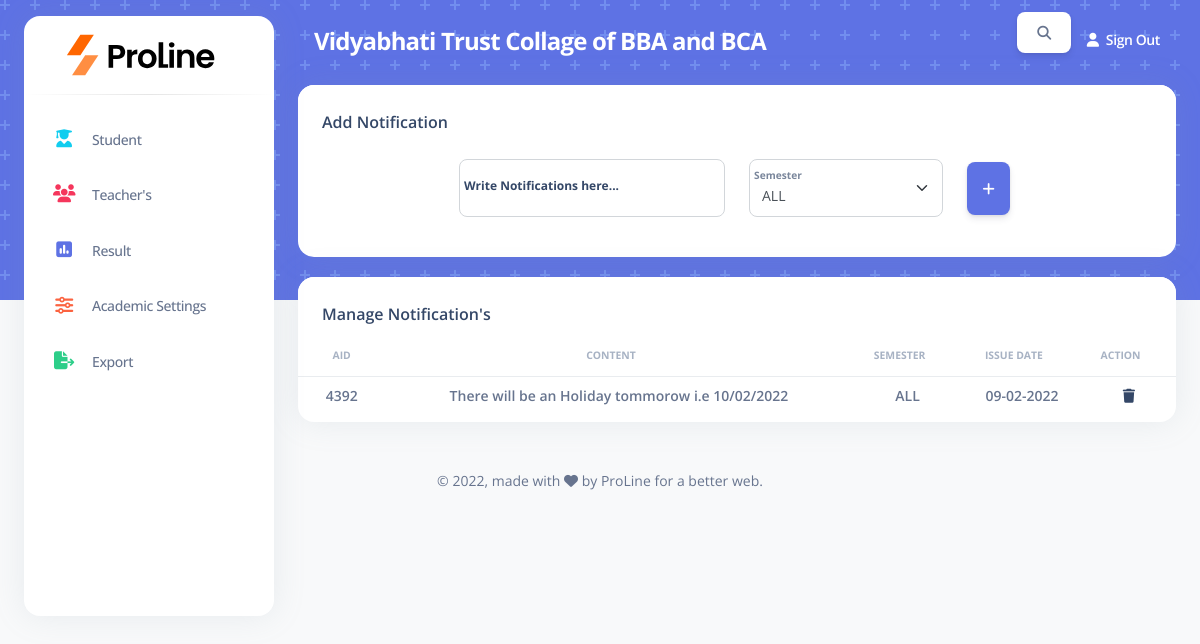
The page /notifications.php on the database its author committed.
### tables this page shows
CREATE TABLE `announcement` (
  `AID` varchar(255) NOT NULL,
  `Semester` varchar(255) NOT NULL,
  `Content` varchar(255) NOT NULL,
  `Date` date NOT NULL
);

### notifications.php (the view, shortened to what this page needs)
<!DOCTYPE html>
<html lang="en">
<head>
  <?php include 'includes/links.php'; ?>
</head>
<body class="g-sidenav-show   bg-gray-100">
    <?php include 'includes/side-navbar.php' ?>
  <main class="main-content position-relative border-radius-lg ">
    <?php include 'includes/top-navbar.php' ?>
    <div class="container-fluid py-1">
      <div class="row">
        <div class="col-12">
          <div class="card mb-2">
            <div class="card-header pb-0">
              <h6>Add Notification</h6>
            </div>
            <form method="POST">
                <div class=" d-flex align-items-center justify-content-center row py-3 mx-1 mb-2">
                    <div class="form-floating mb-3 col-4">
                        <input type="text" class="form-control " name = "notifications" id="floatingInput" required placeholder="Write Notifications here...">
                        <label for="floatingInput">Write Notifications here...</label>
                    </div>
                    <div class="form-floating mb-3 col-3">
                        <select class="form-select" id="floatingSelectGrid state" name = "Semester" aria-label="Floating label select example" >
                            <option value="ALL"> ALL </option>
                        </select>
                        <label for="floatingSelectGrid">Semester</label>
                    </div>
                    <div class="form-floating  col-1">
                        <button class="btn btn-primary p-3" type="submit" name="addCourse"> <i class="fas fa-add"></i> </button>
                    </div>
                </div>
            </form>
          </div>
        </div>
      </div>
    </div>
    <div class="container-fluid py-2">
      <div class="row">
        <div class="col-12">
          <div class="card mb-4">
            <div class="card-header pb-0">
              <h6>Manage Notification's</h6>
            </div>
            <div class="card-body px-0 pt-0 pb-2">
              <div class="table-responsive p-0">
                <table class="table align-items-center mb-0 table-hover ">
                  <thead>
                    <tr class="text-center">
                      <th class="text-uppercase text-secondary text-xxs font-weight-bolder opacity-7">AID</th>
                      <th class="text-uppercase text-secondary text-xxs font-weight-bolder opacity-7 ps-2">Content</th>
                      <th class="text-uppercase text-secondary text-xxs font-weight-bolder opacity-7 ps-2">Semester</th>
                      <th class="text-uppercase text-secondary text-xxs font-weight-bolder opacity-7 ps-2">Issue Date</th>
                      <th class="text-uppercase text-secondary text-xxs font-weight-bolder opacity-7 ps-2" >Action</th>
                    </tr>
                  </thead>
                  <tbody>
                  <?php
                        include 'connection.php';
                        $q = "select * from announcement";
                        $query = mysqli_query($conn,$q);
                        $row = mysqli_num_rows($query);
                        if($row > 0)
                        {
                            while($res = mysqli_fetch_array($query))
                            {
                                $Date = date("d-m-Y", strtotime($res['Date']));
                                echo '
                                    <tr class="text-center">
                                        <td class="text-sm font-weight-bold mb-0"> '.$res['AID'].' </td>
                                        <td class="text-sm font-weight-bold mb-0"> '.$res['Content'].' </td>
                                        <td class="text-sm font-weight-bold mb-0"> '.$res['Semester'].' </td>
                                        <td class="text-sm font-weight-bold mb-0"> '.$Date.' </td>
                                        <td class="text-sm font-weight-bold mb-0"> <a href="deleteNotification.php?ID='.$res['AID'].'"> <i class="fas fa-trash"></i> </a> </td>
                                    </tr>
                                ';
                            }
                        }
                    ?>
                  </tbody>
                </table>
              </div>
            </div>
          </div>
        </div>
      </div>
    </div>
  </main>
  <?php include 'includes/footer.php'?>
</body>
</html>

### rows shown on the page
announcement: AID "4392", Content "There will be an Holiday tommorow i.e 10/02/2022", Semester "ALL", Date "09-02-2022"
